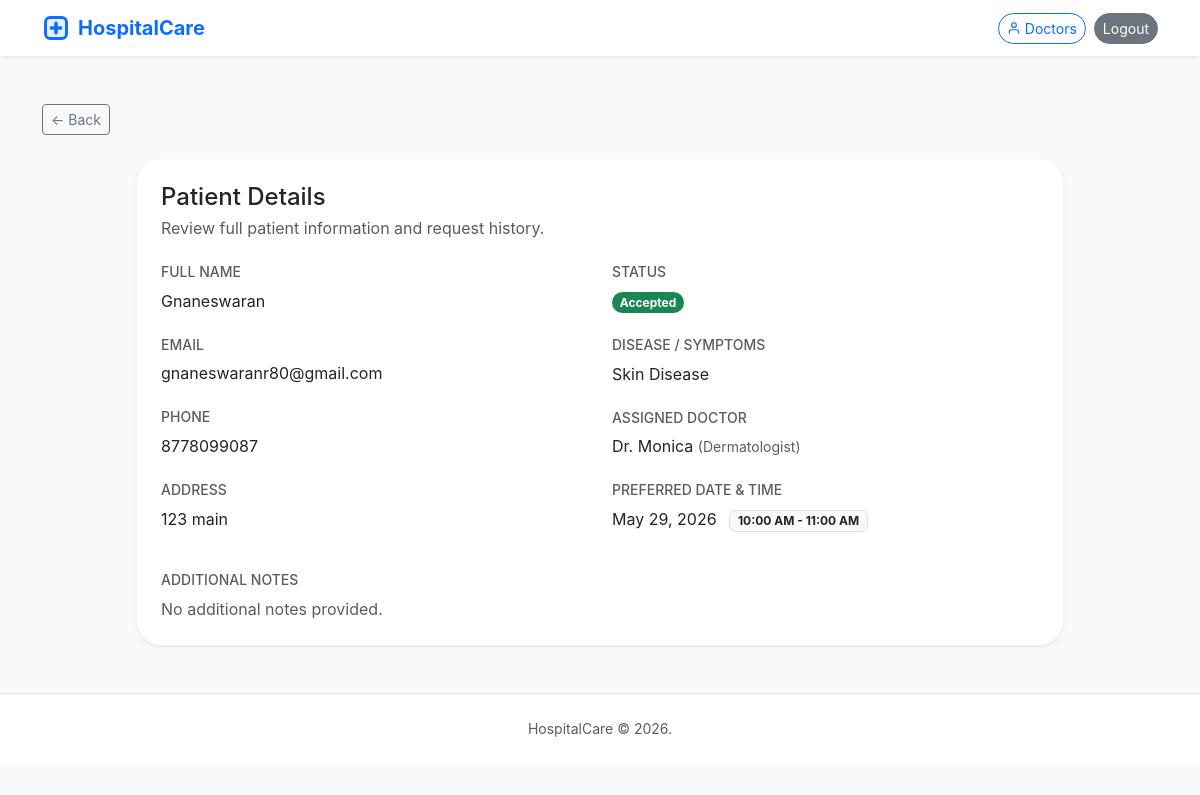
Page /patients/57/ (signed in) on the committed database.
### details/models.py (models this page shows, shortened)
class Patient(models.Model):
    STATUS_PENDING = 'pending'
    STATUS_ACCEPTED = 'accepted'
    STATUS_REJECTED = 'rejected'
    STATUS_CHOICES = [
        (STATUS_PENDING, 'Pending'),
        (STATUS_ACCEPTED, 'Accepted'),
        (STATUS_REJECTED, 'Rejected'),
    ]
    GENDER_CHOICES = [
        ('male', 'Male'),
        ('female', 'Female'),
        ('other', 'Other'),
    ]
    name = models.CharField(max_length=30)
    age = models.PositiveIntegerField()
    gender = models.CharField(max_length=10, choices=GENDER_CHOICES)
    phone = models.CharField(max_length=10)
    email = models.EmailField(max_length=254, blank=True, null=True)
    address = models.TextField()
    disease = models.CharField(max_length=200)
    assigned_doctor = models.ForeignKey(
        Doctor, on_delete=models.SET_NULL, null=True, blank=True,
        related_name='registered_patients',
        help_text='Auto-assigned based on disease/speciality'
    )
    preferred_date = models.DateField(blank=True, null=True)
    preferred_time = models.CharField(max_length=100, blank=True, null=True)
    notes = models.TextField(blank=True, null=True)
    status = models.CharField(max_length=10, choices=STATUS_CHOICES, default=STATUS_PENDING)
    created_at = models.DateTimeField(auto_now_add=True, null=True)
    @property
    def accepted(self):
        return self.status == self.STATUS_ACCEPTED
    class Meta:
        ordering = ['-created_at']

class Doctor(models.Model):
    AVAILABILITY_CHOICES = [
        ('available', 'Available'),
        ('unavailable', 'Unavailable'),
        ('on_leave', 'On Leave'),
    ]
    name = models.CharField(max_length=100)
    department = models.CharField(max_length=100)
    speciality = models.CharField(max_length=100)
    availability = models.CharField(max_length=20, choices=AVAILABILITY_CHOICES, default='available')
    appointment_start = models.TimeField()
    appointment_end = models.TimeField()
    consultation_slots = models.PositiveIntegerField(help_text='Number of slots per day')
    created_at = models.DateTimeField(auto_now_add=True)
    class Meta:
        ordering = ['name']

### details/views.py (the view)
# urls.py: path('patients/<int:pk>/', views.patient_detail, name='patient_detail'),
@user_passes_test(_is_admin, login_url='login')
def patient_detail(request, pk):
    patient = get_object_or_404(Patient, pk=pk)
    return render(request, 'hospital/patient_detail.html', {'patient': patient})

### details/views.py (called while the page is built)
def _is_admin(user):
    return user.is_authenticated and user.is_staff

### details/templates/hospital/patient_detail.html (shortened to what this page needs)
{% extends 'base.html' %}
{% block content %}
<a href="{% url 'dashboard' %}" class="btn btn-outline-secondary btn-sm mb-4">&#8592; Back</a>
<div class="row justify-content-center">
    <div class="col-lg-10">
        <div class="card shadow-sm border-0 p-4">
            <div class="d-flex flex-column flex-md-row justify-content-between gap-3 mb-4">
                <div>
                    <h1 class="h4 mb-1">Patient Details</h1>
                    <p class="text-muted mb-0">Review full patient information and request history.</p>
                </div>
            </div>
            <div class="row g-4">
                <div class="col-md-6">
                    <div class="mb-4">
                        <h6 class="text-uppercase text-muted small mb-2">Full Name</h6>
                        <p class="mb-0">{{ patient.name }}</p>
                    </div>
                    <div class="mb-4">
                        <h6 class="text-uppercase text-muted small mb-2">Email</h6>
                        <p class="mb-0">{{ patient.email }}</p>
                    </div>
                    <div class="mb-4">
                        <h6 class="text-uppercase text-muted small mb-2">Phone</h6>
                        <p class="mb-0">{{ patient.phone }}</p>
                    </div>
                    <div class="mb-4">
                        <h6 class="text-uppercase text-muted small mb-2">Address</h6>
                        <p class="mb-0">{{ patient.address }}</p>
                    </div>
                </div>
                <div class="col-md-6">
                    <div class="mb-4">
                        <h6 class="text-uppercase text-muted small mb-2">Status</h6>
                        <span class="badge rounded-pill {% if patient.status == 'accepted' %}bg-success{% elif patient.status == 'rejected' %}bg-danger{% else %}bg-secondary{% endif %}">{{ patient.get_status_display }}</span>
                    </div>
                    <div class="mb-4">
                        <h6 class="text-uppercase text-muted small mb-2">Disease / Symptoms</h6>
                        <p class="mb-0">{{ patient.disease }}</p>
                    </div>
                    <div class="mb-4">
                        <h6 class="text-uppercase text-muted small mb-2">Assigned Doctor</h6>
                        <p class="mb-0">
                            {% if patient.assigned_doctor %}
                                Dr. {{ patient.assigned_doctor.name }}
                                <span class="text-muted small">({{ patient.assigned_doctor.speciality }})</span>
                            {% else %}
                                <span class="text-muted">Not assigned</span>
                            {% endif %}
                        </p>
                    </div>
                    <div class="mb-4">
                        <h6 class="text-uppercase text-muted small mb-2">Preferred Date & Time</h6>
                        <p class="mb-0">
                            {{ patient.preferred_date|date:'M d, Y'|default:"—" }}
                            {% if patient.preferred_time %}
                                <span class="badge bg-light text-dark ms-2 border">{{ patient.preferred_time }}</span>
                            {% endif %}
                        </p>
                    </div>
                </div>
            </div>
            <div class="mt-3">
                <h6 class="text-uppercase text-muted small mb-2">Additional Notes</h6>
                <p class="mb-0 text-muted">{{ patient.notes|default:'No additional notes provided.' }}</p>
            </div>
        </div>
    </div>
</div>
{% endblock %}

### details/static/details/css/style.css (style rules this page uses)
:root { --brand: #0d6efd; --brand-soft: #eff4ff; --surface: #ffffff; --text: #1f2937; --muted: #6b7280; --border: #e5e7eb; }
body { font-family: Inter, system-ui, -apple-system, BlinkMacSystemFont, "Segoe UI", sans-serif; color: var(--text); }
.card { border-radius: 24px; }

### rows in the picture
Patient: name "Gnaneswaran", email "gnaneswaranr80@gmail.com", phone "8778099087", address "123 main", status "Accepted", disease "Skin Disease", assigned_doctor.name "Monica", assigned_doctor.speciality "Dermatologist", preferred_date "May 29, 2026", preferred_time "10:00 AM - 11:00 AM", notes "No additional notes provided."
